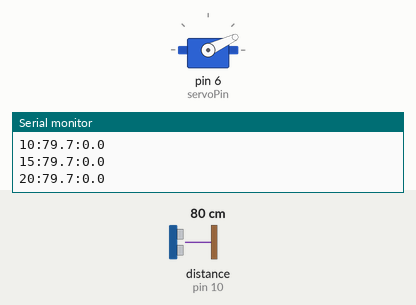
This sketch was run on a simulated Arduino Uno, built with avr-gcc and run on an emulated ATmega328P. On the bench: servo, the last lines printed to the serial monitor. Wiring (inferred from the names in the program): ultrasonic range finder: trigger pin 9; echo pin 10. The test bench sets the inputs (shaded band); at power-on: distance to the obstacle (sensor on pin 10) 80 cm. The echo pulse lasts 58.3 µs per cm.

Above: at 1.2 s.
1.3 s: distance to the obstacle (sensor on pin 10) set to 4 cm
At 1.77 s:
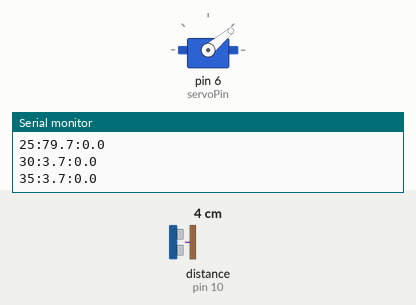
4.3 s: distance to the obstacle (sensor on pin 10) set to 2 cm
At 4.31 s:
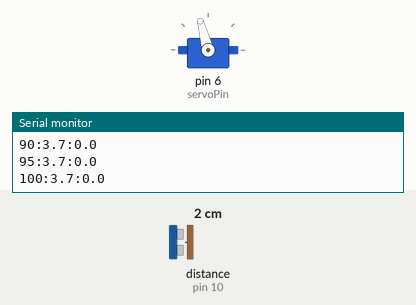
7.3 s: distance to the obstacle (sensor on pin 10) set to 9 cm
At 7.52 s:
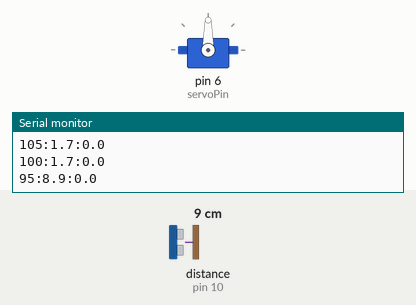
10.3 s: distance to the obstacle (sensor on pin 10) set to 146 cm
13.3 s: distance to the obstacle (sensor on pin 10) set to 153 cm
Timing chart, 0 to 17.3 s (numbered marks = the images above; inputs shaded):
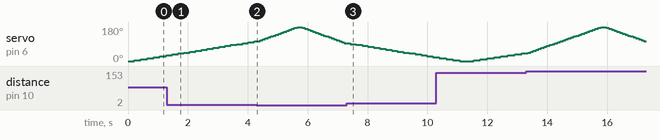

The sketch:

sketch_radar_ultrasonico_velocidade.ino
```cpp
#include <Servo.h>

Servo servo;
const int trigPin = 9;
const int echoPin = 10;
const int servoPin = 6;

const float DIST_LIMITE = 150.0; // Limite de 1,5 metros (150 cm)
const int TIMEOUT_US = 10000;    // Timeout curto (~1,7m max) para estabilidade

void setup() {
  Serial.begin(115200); // Manta a comunicação rápida
  servo.attach(servoPin);
  pinMode(trigPin, OUTPUT);
  pinMode(echoPin, INPUT);
}

// Disparo rápido do sensor ultrassónico
float dispararSensor() {
  digitalWrite(trigPin, LOW);
  delayMicroseconds(2);
  digitalWrite(trigPin, HIGH);
  delayMicroseconds(10);
  digitalWrite(trigPin, LOW);

  long duracao = pulseIn(echoPin, HIGH, TIMEOUT_US);
  if (duracao == 0) return 999.0;

  return (duracao * 0.0343) / 2.0;
}

// Média de 2 leituras rápidas para estabilização
float medirDistancia() {
  float d1 = dispararSensor();
  if (d1 > DIST_LIMITE || d1 <= 0) return 999.0;

  delay(6); // Intervalo para dissipar o eco no ambiente

  float d2 = dispararSensor();
  if (d2 > DIST_LIMITE || d2 <= 0) return d1;

  return (d1 + d2) / 2.0;
}

// Rastreio para cálculo da velocidade de aproximação
void rastrearEVelocidade(int angulo, float d1) {
  unsigned long t1 = millis();

  delay(100); // Janela de amostragem adequada à rotação mais lenta

  float d2 = medirDistancia();
  unsigned long t2 = millis();

  if (d2 <= DIST_LIMITE && d2 > 0) {
    float deltaD = d1 - d2;             // cm (positivo indica aproximação)
    float deltaT = (t2 - t1) / 1000.0;  // segundos

    float vel = (deltaT > 0) ? (deltaD / deltaT) : 0.0;
    float velAproximacao = (vel > 0.8) ? vel : 0.0;

    Serial.print(angulo);
    Serial.print(":");
    Serial.print(d2, 1);
    Serial.print(":");
    Serial.println(velAproximacao, 1);
  } else {
    Serial.print(angulo);
    Serial.print(":");
    Serial.print(d1, 1);
    Serial.println(":0.0");
  }
}

void loop() {
  // Varredura de ida (0° a 180°) - Rotação mais lenta
  for (int angulo = 0; angulo <= 180; angulo += 5) {
    servo.write(angulo);
    delay(80); // Aumentado de 35ms para 80ms (diminui a velocidade do radar)
    float dist = medirDistancia();

    if (dist <= DIST_LIMITE && dist > 2.0) {
      rastrearEVelocidade(angulo, dist);
    } else {
      Serial.print(angulo);
      Serial.print(":");
      Serial.print(dist, 1);
      Serial.println(":0.0");
    }
  }

  // Varredura de volta (180° a 0°) - Rotação mais lenta
  for (int angulo = 180; angulo >= 0; angulo -= 5) {
    servo.write(angulo);
    delay(80); // Aumentado de 35ms para 80ms
    float dist = medirDistancia();

    if (dist <= DIST_LIMITE && dist > 2.0) {
      rastrearEVelocidade(angulo, dist);
    } else {
      Serial.print(angulo);
      Serial.print(":");
      Serial.print(dist, 1);
      Serial.println(":0.0");
    }
  }
}
```

Measured:
- the behaviour switches between 3 and 2 cm on distance to the obstacle (sensor on pin 10) (found by bisection; images 1 and 2)
- by itself, servo on pin 6 (servoPin): rises from 40° to 180° in 2.4 s, then falls to 105° in 1.4 s
